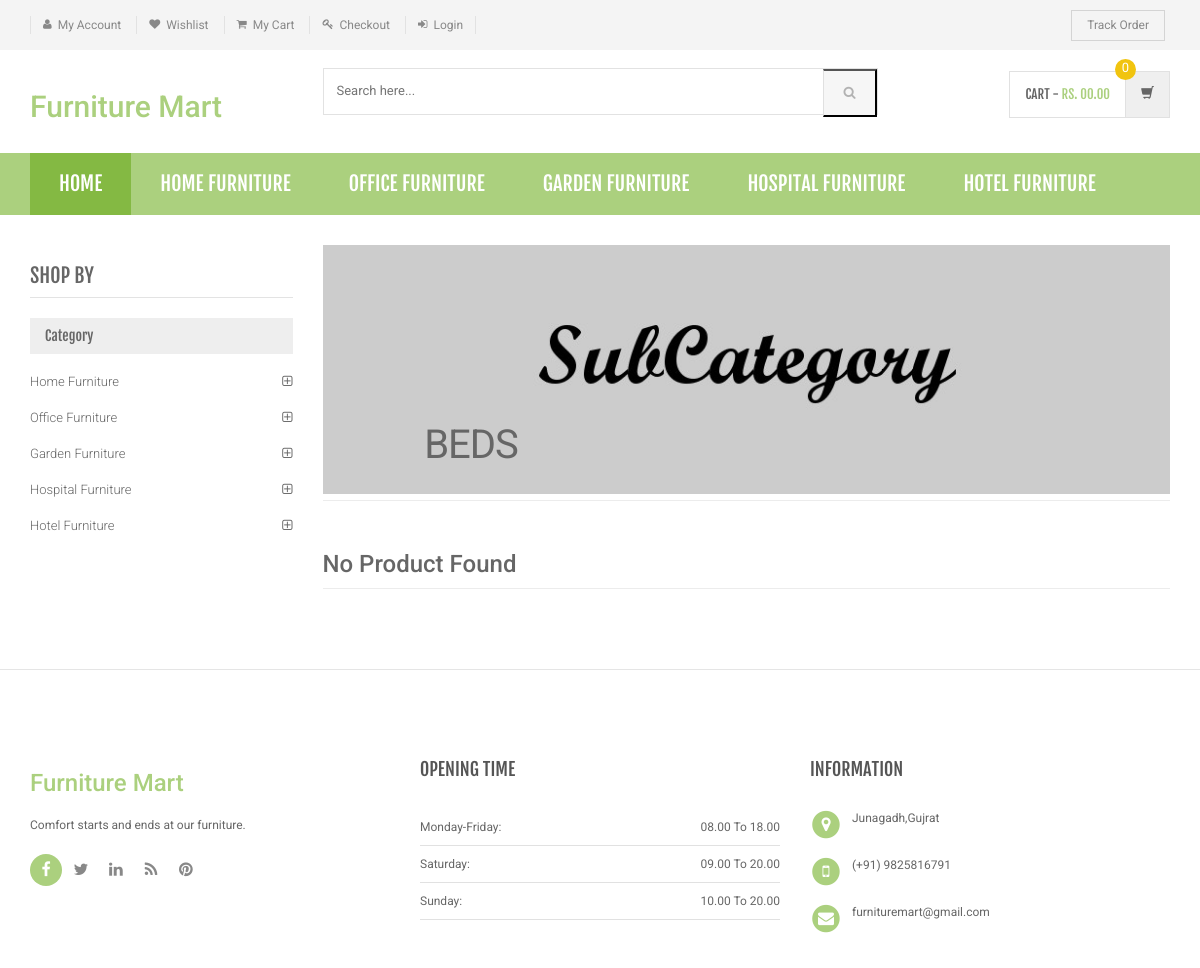
The page /sub-category.php?scid=9 on the database its author committed.
### tables this page shows
CREATE TABLE `category` (
  `id` int(11) NOT NULL,
  `categoryName` varchar(255) DEFAULT NULL,
  `categoryDescription` longtext,
  `creationDate` timestamp NOT NULL DEFAULT CURRENT_TIMESTAMP,
  `updationDate` varchar(255) DEFAULT NULL
);

CREATE TABLE `subcategory` (
  `id` int(11) NOT NULL,
  `categoryid` int(11) DEFAULT NULL,
  `subcategory` varchar(255) DEFAULT NULL,
  `creationDate` timestamp NULL DEFAULT CURRENT_TIMESTAMP,
  `updationDate` varchar(255) DEFAULT NULL
);

### sub-category.php (the view, shortened to what this page needs)
<?php
include('includes/config.php');
$cid=intval($_GET['scid']);
?>
<!DOCTYPE html>
<html lang="en">
	<head>
	    <link rel="stylesheet" href="assets/css/bootstrap.min.css">
	    <link rel="stylesheet" href="assets/css/main.css">
	    <link rel="stylesheet" href="assets/css/green.css">
	    <link rel="stylesheet" href="assets/css/owl.carousel.css">
		<link rel="stylesheet" href="assets/css/owl.transitions.css">
		<link href="assets/css/lightbox.css" rel="stylesheet">
		<link rel="stylesheet" href="assets/css/animate.min.css">
		<link rel="stylesheet" href="assets/css/rateit.css">
		<link rel="stylesheet" href="assets/css/bootstrap-select.min.css">
		<link rel="stylesheet" href="assets/css/config.css">
		<link href="assets/css/green.css" rel="alternate stylesheet" title="Green color">
		<link href="assets/css/blue.css" rel="alternate stylesheet" title="Blue color">
		<link href="assets/css/red.css" rel="alternate stylesheet" title="Red color">
		<link href="assets/css/orange.css" rel="alternate stylesheet" title="Orange color">
		<link href="assets/css/dark-green.css" rel="alternate stylesheet" title="Darkgreen color">
		<link rel="stylesheet" href="assets/css/font-awesome.min.css">
	</head>
    <body class="cnt-home">
<header class="header-style-1">
<?php include('includes/top-header.php');?>
<?php include('includes/main-header.php');?>
<?php include('includes/menu-bar.php');?>
</header>
<div class="body-content outer-top-xs">
	<div class='container'>
		<div class='row outer-bottom-sm'>
			<div class='col-md-3 sidebar'>
	            <div class="sidebar-module-container">
	            	<h3 class="section-title">shop by</h3>
	            	<div class="sidebar-filter">
<div class="sidebar-widget wow fadeInUp outer-bottom-xs ">
	<div class="widget-header m-t-20">
		<h4 class="widget-title">Category</h4>
	</div>
	<div class="sidebar-widget-body m-t-10">
	         <?php $sql=mysqli_query($con,"select id,categoryName  from category");
while($row=mysqli_fetch_array($sql))
{
    ?>
		<div class="accordion">
	    	<div class="accordion-group">
	            <div class="accordion-heading">
	                <a href="category.php?cid=<?php echo $row['id'];?>"  class="accordion-toggle collapsed">
	                   <?php echo $row['categoryName'];?>
	                </a>
	            </div>
	        </div>
	    </div>
	    <?php } ?>
	</div>
</div>
	            	</div>
	            </div>
            </div>
			<div class='col-md-9'>
	<div id="category" class="category-carousel hidden-xs">
		<div class="item">
			<div class="image">
				<img src="assets/images/banners/cat-banner-2.jpg" alt="" class="img-responsive">
			</div>
			<div class="container-fluid">
				<div class="caption vertical-top text-left">
					<div class="big-text">
						<br />
					</div>
					       <?php $sql=mysqli_query($con,"select subcategory  from subcategory where id='$cid'");
while($row=mysqli_fetch_array($sql))
{
    ?>
					<div class="excerpt hidden-sm hidden-md">
						<?php echo htmlentities($row['subcategory']);?>
					</div>
			<?php } ?>
				</div>
			</div>
		</div>
</div>
				<div class="search-result-container">
					<div id="myTabContent" class="tab-content">
						<div class="tab-pane active " id="grid-container">
							<div class="category-product  inner-top-vs">
								<div class="row">
			<?php
$ret=mysqli_query($con,"select * from products where subCategory='$cid'");
$num=mysqli_num_rows($ret);
if($num>0)
{
while ($row=mysqli_fetch_array($ret))
{?>
		<div class="col-sm-6 col-md-4 wow fadeInUp">
			<div class="products">
	<div class="product">
		<div class="product-image">
			<div class="image">
				<a href="product-details.php?pid=<?php echo htmlentities($row['id']);?>"><img  src="assets/images/blank.gif" data-echo="admin/productimages/<?php echo htmlentities($row['id']);?>/<?php echo htmlentities($row['productImage1']);?>" alt="" width="200" height="300"></a>
			</div>
		</div>
		<div class="product-info text-left">
			<h3 class="name"><a href="product-details.php?pid=<?php echo htmlentities($row['id']);?>"><?php echo htmlentities($row['productName']);?></a></h3>
			<div class="rating rateit-small"></div>
			<div class="description"></div>
			<div class="product-price">
				<span class="price">
					Rs. <?php echo htmlentities($row['productPrice']);?>			</span>
										     <span class="price-before-discount">Rs. <?php echo htmlentities($row['productPriceBeforeDiscount']);?></span>
			</div>
		</div>
					<div class="cart clearfix animate-effect">
				<div class="action">
					<ul class="list-unstyled">
						<li class="add-cart-button btn-group">
							<button class="btn btn-primary icon" data-toggle="dropdown" type="button">
								<i class="fa fa-shopping-cart"></i>
							</button>
							<a href="category.php?page=product&action=add&id=<?php echo $row['id']; ?>">
							<button class="btn btn-primary" type="button">Add to cart</button></a>
						</li>
		                <li class="lnk wishlist">
							<a class="add-to-cart" href="category.php?pid=<?php echo htmlentities($row['id'])?>&&action=wishlist" title="Wishlist">
								 <i class="icon fa fa-heart"></i>
							</a>
						</li>
					</ul>
				</div>
			</div>
			</div>
			</div>
		</div>
	  <?php } } else {?>
		<div class="col-sm-6 col-md-4 wow fadeInUp"> <h3>No Product Found</h3>
		</div>
<?php } ?>
										</div>
							</div>
						</div>
				</div>
			</div>
		</div></div>
</div>
</div>
<?php include('includes/footer.php');?>
</body>
</html>

### includes/menu-bar.php (shortened to what this page needs)
<div class="header-nav animate-dropdown">
    <div class="container">
        <div class="yamm navbar navbar-default" role="navigation">
            <div class="nav-bg-class">
                <div class="navbar-collapse collapse" id="mc-horizontal-menu-collapse">
	<div class="nav-outer">
		<ul class="nav navbar-nav">
			<li class="active dropdown yamm-fw">
				<a href="index.php" data-hover="dropdown" class="dropdown-toggle">Home</a>
			</li>
              <?php $sql=mysqli_query($con,"select id,categoryName  from category limit 6");
while($row=mysqli_fetch_array($sql))
{
    ?>
			<li class="dropdown yamm">
				<a href="category.php?cid=<?php echo $row['id'];?>"> <?php echo $row['categoryName'];?></a>
			</li>
			<?php } ?>
		</ul>
		<div class="clearfix"></div>
	</div>
</div>
            </div>
        </div>
    </div>
</div>

### rows shown on the page
category: categoryName "HOME FURNITURE", categoryName "Home Furniture"
category: categoryName "OFFICE FURNITURE", categoryName "Office Furniture"
category: categoryName "GARDEN FURNITURE", categoryName "Garden Furniture"
category: categoryName "HOSPITAL FURNITURE", categoryName "Hospital Furniture"
category: categoryName "HOTEL FURNITURE", categoryName "Hotel Furniture"
subcategory: subcategory "BEDS"
